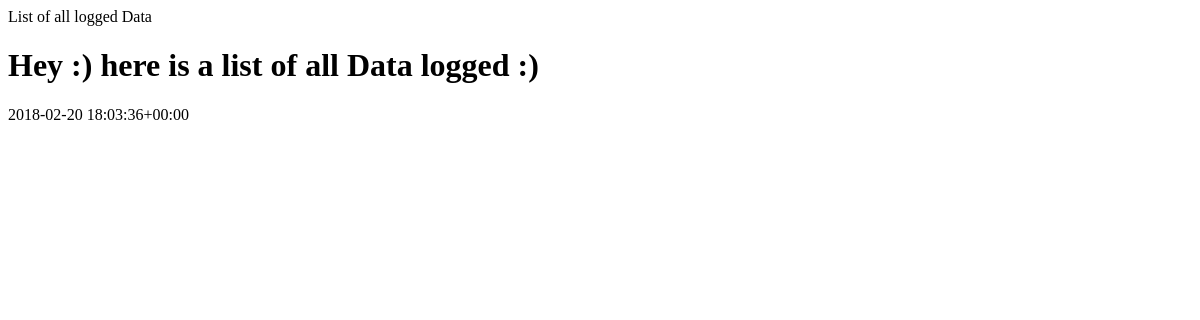
Before: / with the older database file.
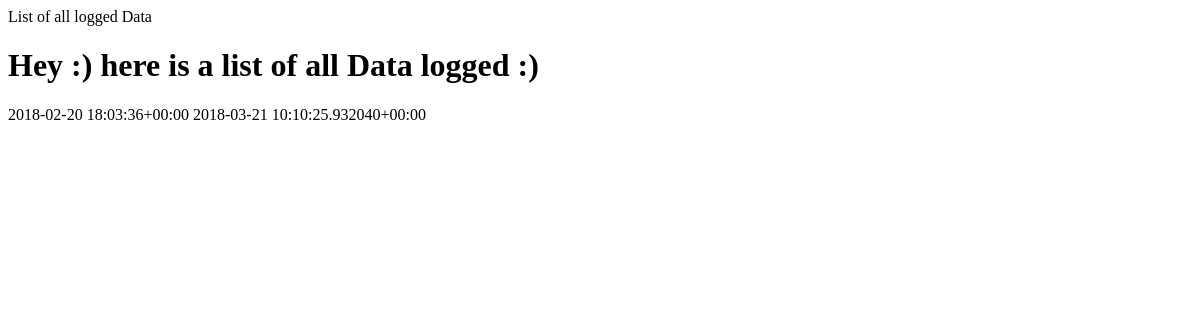
After: the same page with the newer database file.
### logger/models.py (models this page shows, shortened)
class WaterLog(models.Model):
  distance = models.CharField(max_length=400)
  rTCtemp = models.CharField(max_length=400)
  watertemp = models.CharField(max_length=400)
  airttemp = models.CharField(max_length=400)
  created_date = models.DateTimeField(
            default=timezone.now)
  def __str__(self):
    return str(self.created_date)

### logger/views.py (the view)
# urls.py: url(r'^$', views.waterLogList, name='waterLogList'),
def waterLogList(request):
    logs = WaterLog.objects.all()
    return render(request, 'logger/WaterLogList.html', {'waterLog': logs})

### logger/templates/logger/WaterLogList.html
<html>
	<head> List of all logged Data </head>
	<body>
		<h1> Hey :) here is a list of all Data logged :) </h1>
		{% for log in waterLog %}
			{{ log }}
		{% endfor %}
	</body>
</html>

Changed rows visible on the page:
added WaterLog: created_date "2018-03-21 10:10:25.932040+00:00"
